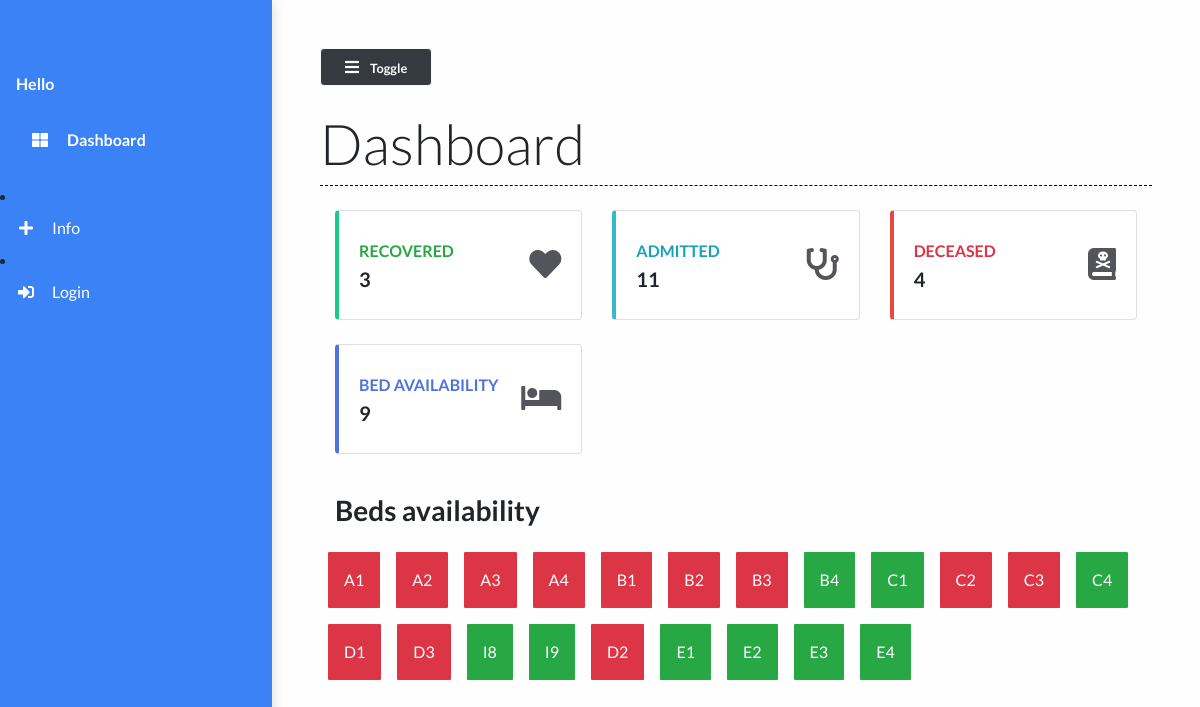
The page / on the database its author committed.
### main/models.py (models this page shows)
class Bed(models.Model):
    bed_number = models.CharField(max_length=50)
    occupied = models.BooleanField()
    def __str__(self):
        return self.bed_number

### main/views.py (the view)
# urls.py: path("", views.dashboard, name="dashboard"),
def dashboard(request):
    patients = Patient.objects.all()
    patient_count = patients.count()
    patients_recovered = Patient.objects.filter(status="Recovered")
    patients_deceased = Patient.objects.filter(status="Deceased")
    deceased_count = patients_deceased.count()
    recovered_count = patients_recovered.count()
    beds = Bed.objects.all()
    beds_available = Bed.objects.filter(occupied=False).count()
    context = {
        'patient_count': patient_count,
        'recovered_count': recovered_count,
        'beds_available': beds_available,
        'deceased_count':deceased_count,
        'beds':beds
    }
    print(patient_count)
    return render(request, 'main/dashboard.html', context)

### main/templates/main/dashboard.html (shortened to what this page needs)
{% extends 'main/base.html' %}
{% load static %}
{% block contentTitle %}
    Dashboard
{% endblock contentTitle %}
{% block content %}
    <div class="container-fluid">
        <div class="row">
            <div class="col-xl-4 col-md-6 col-sm-12 mb-4">
                <div class="card border-left-success shadow h-100 py-2">
                    <div class="card-body">
                        <div class="row no-gutters align-items-center">
                            <div class="col mr-2">
                                <div class="text-xs font-weight-bold text-success text-uppercase mb-1">
                                    Recovered</div>
                                <div class="h5 mb-0 font-weight-bold text-gray-800">{{ recovered_count }}</div>
                            </div>
                            <div class="col-auto">
                                <i class="fas fa-heart fa-2x text-gray-300"></i>
                            </div>
                        </div>
                    </div>
                </div>
            </div>
            <div class="col-xl-4 col-md-6 col-sm-12 mb-4">
                <div class="card border-left-info shadow h-100 py-2">
                    <div class="card-body">
                        <div class="row no-gutters align-items-center">
                            <div class="col mr-2">
                                <div class="text-xs font-weight-bold text-info text-uppercase mb-1">
                                    Admitted</div>
                                <div class="h5 mb-0 font-weight-bold text-gray-800">{{ patient_count }}</div>
                            </div>
                            <div class="col-auto">
                                <i class="fas fa-stethoscope fa-2x text-gray-300"></i>
                            </div>
                        </div>
                    </div>
                </div>
            </div>
            <div class="col-xl-4 col-md-6 col-sm-12 mb-4">
                <div class="card border-left-danger shadow h-100 py-2">
                    <div class="card-body">
                        <div class="row no-gutters align-items-center">
                            <div class="col mr-2">
                                <div class="text-xs font-weight-bold text-danger text-uppercase mb-1">Deceased
                                </div>
                                <div class="row no-gutters align-items-center">
                                    <div class="col-auto">
                                        <div class="h5 mb-0 mr-3 font-weight-bold text-gray-800">{{deceased_count}}</div>
                                    </div>
                                </div>
                            </div>
                            <div class="col-auto">
                                <i class="fas fa-book-dead fa-2x text-gray-300"></i>
                            </div>
                        </div>
                    </div>
                </div>
            </div>
            <div class="col-xl-4 col-md-6 col-sm-12 mb-4">
                <div class="card border-left-primary shadow h-100 py-2">
                    <div class="card-body">
                        <div class="row no-gutters align-items-center">
                            <div class="col mr-2">
                                <div class="text-xs font-weight-bold text-blue text-uppercase mb-1">
                                    Bed availability</div>
                                <div class="h5 mb-0 font-weight-bold text-gray-800">{{beds_available}}</div>
                            </div>
                            <div class="col-auto">
                                <i class="fas fa-bed fa-2x text-gray-300"></i>
                            </div>
                        </div>
                    </div>
                </div>
            </div>
        </div>
        <div><h3 class="font-weight-bold my-3">Beds availability</h3></div>
        <div class="row">
            {% for bed in beds %}
                <div class="
                {% if bed.occupied == True %}
                bg-danger
                {% elif bed.occupied == False %}
                bg-success
                {% endif %}
                grid-box my-2 mx-2 py-3 px-3 text-white">{{ bed }}</div>
            {% endfor %}
        </div>
    </div>
{% endblock content %}

### main/templates/main/base.html (shortened to what this page needs)
{% load static %}
<!DOCTYPE html>
<html lang="en">
  <head>
    <link
      rel="stylesheet"
      href="https://maxcdn.bootstrapcdn.com/bootstrap/4.0.0/css/bootstrap.min.css"
    />
    <link
      rel="stylesheet"
      href="https://cdnjs.cloudflare.com/ajax/libs/font-awesome/5.14.0/css/all.min.css"
    />
    <link
      rel="stylesheet"
      href="{% static 'styles/base.css' %}"
      type="text/css"
    />
    <link rel="stylesheet" href="//code.jquery.com/ui/1.12.1/themes/base/jquery-ui.css">
  </head>
  <body>
<div class="vertical-nav" id="sidebar">
	<div class="py-4 px-3 mb-4">
	</div>
	<p class="text-white font-weight-bold px-3 pb-4 mb-0">
		Hello {{user.first_name}}
	</p>
	<p class="text-gray font-weight-bold px-3 pb-4 mb-0">
		<a href="{% url 'dashboard' %}" class="nav-link text-white">
			<i class="fa fa-th-large mr-3 text-primary"></i> Dashboard</a>
	</p>
    <li class="nav-item">
      <a href="{% url 'info' %}" class="nav-link text-white">
        <i class="fa fa-plus mr-3 text-primary fa-fw"></i>Info
      </a>
    </li>
    {% if request.user.is_authenticated == False %}
    <li class="nav-item">
			<a href="{% url 'login' %}" class="nav-link text-white">
				<i class="fa fa-sign-in-alt mr-3 text-primary fa-fw"></i>Login
			</a>
		</li>
    {% else %}
		<li class="nav-item">
			<a href="{% url 'logout' %}" class="nav-link text-white">
				<i class="fa fa-sign-out-alt mr-3 text-primary fa-fw"></i>Logout
			</a>
		</li>
    {% endif %}
</div>
    <div class="page-content p-5" id="content">
        <button id="sidebarCollapse" class="btn btn-light bg-dark rounded-pill shadow-sm px-4 mb-4" type="button">
            <i class="fa fa-bars mr-2 text-primary"></i>
            <small class="font-weight-bold text-primary">
                Toggle
            </small>
        </button>
		<h2 class="display-4 ">{% block contentTitle %}{% endblock contentTitle %}
		</h2>
		<div class="seperator mt-1 mb-4"></div>
		{% block content %}{% endblock content %}
    </div>
  </body>
</html>

### static/styles/base.css (style rules this page uses)
body { background: #fffefe; min-height: 100vh; overflow-x: hidden; font-family:Lato,'Helvetica Neue',Helvetica,Arial,sans-serif; }
.vertical-nav { background: #3b82f6 !important; min-width: 17rem; height: 100vh; position: fixed; top: 0; left: 0; box-shadow: 3px 3px 10px rgba(0, 0, 0, 0.1); transition: all 0.4s; }
.page-content { width: calc(100% -17rem); margin-left: 17rem; transition: all 0.4s; }
.seperator { margin: 3rem 0; border-bottom: 1px dashed #000000; }
.nav-link { text-transform: capitalize; }
.text-primary { color: #fff !important; }
.border-left-info { border-left: 0.25rem solid #36b9cc !important; }
.border-left-success { border-left: 0.25rem solid #1cc88a !important; }
.border-left-danger { border-left: 0.25rem solid #e74a3b !important; }
.text-gray-300 { color: #54555c !important; }
.border-left-primary { border-left: 0.25rem solid #4e73df !important; }
.text-blue { color: #4e73df !important; }
.grid-box { border-radius: 1px; }

### rows shown on the page
Bed: bed_number "A1"
Bed: bed_number "A2"
Bed: bed_number "A3"
Bed: bed_number "A4"
Bed: bed_number "B1"
Bed: bed_number "B2"
Bed: bed_number "B3"
Bed: bed_number "B4"
Bed: bed_number "C1"
Bed: bed_number "C2"
Bed: bed_number "C3"
Bed: bed_number "C4"
Bed: bed_number "D1"
Bed: bed_number "D3"
Bed: bed_number "I8"
Bed: bed_number "I9"
Bed: bed_number "D2"
Bed: bed_number "E1"
Bed: bed_number "E2"
Bed: bed_number "E3"
Bed: bed_number "E4"

### other values the page prints
{{ recovered_count }} "3"
{{ patient_count }} "11"
{{ deceased_count }} "4"
{{ beds_available }} "9"
